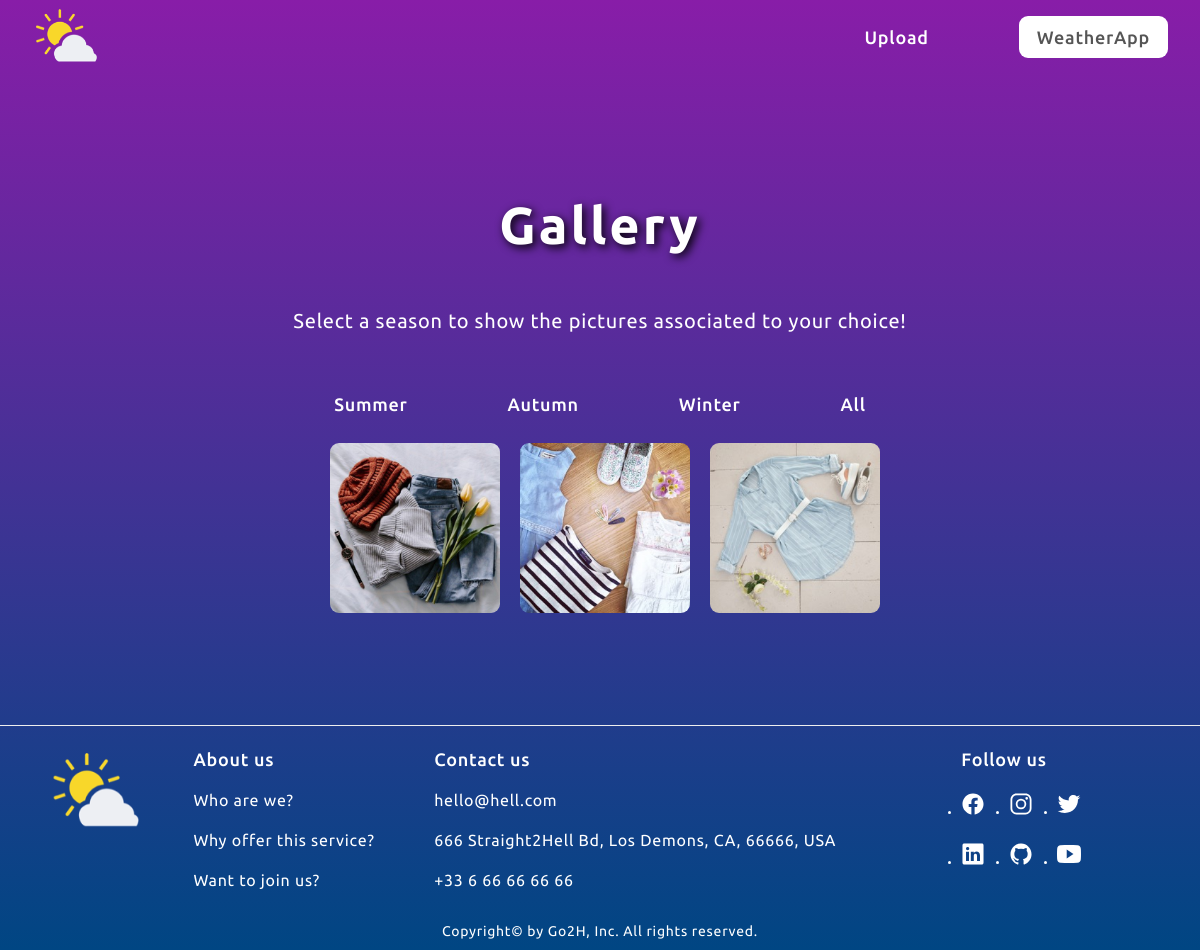
/4, run on the app's committed database.
### tables this page shows
CREATE TABLE categories
                            (id INTEGER PRIMARY KEY AUTOINCREMENT,
                            name VARCHAR(200) NOT NULL);

CREATE TABLE pictures (id INTEGER PRIMARY KEY AUTOINCREMENT,
                name VARCHAR(200) NOT NULL,
                title VARCHAR(20) NOT NULL,
                description VARCHAR(70) NOT NULL,
                path VARCHAR(100) NOT NULL,
                date DATE NOT NULL,
                category_id INTEGER,
                    CONSTRAINT fk_categories
                    FOREIGN KEY (category_id)
                    REFERENCES categories(category_id));

### app.py (the view)
@app.route('/<int:cat_id>')
def show_cat_files(cat_id):
    liste_cat_id = f_get_cat_name_id()
    del liste_cat_id[cat_id-1]
    db = f_get_db()
    cursor_pictures = db.execute("SELECT description, path\
        FROM pictures WHERE category_id = (?)", [cat_id])
    liste_desc_path = cursor_pictures.fetchall()
    return render_template("showgallerycat.html",
                           all_pictures=liste_desc_path,
                           all_cats=liste_cat_id)

### app.py (called while the page is built)
def f_get_db():
    db = getattr(g, '_database', None)
    if db is None:
        db = g._database = sqlite3.connect(DATABASE)
    return db

def f_get_cat_name_id():
    db = f_get_db()
    cursor_cat_id = db.execute("SELECT id, name FROM categories")
    liste_cats_id = []
    for elem in cursor_cat_id:
        liste_cats_id.append([elem[0], elem[1]])
    return liste_cats_id

### templates/showgallerycat.html (shortened to what this page needs)
{% extends "layout.html" %}
{% block styles %}
<link rel="stylesheet" href="{{ url_for('static', filename='css/showgallery.css') }}" />
{% endblock %}
{% block header %}
<ul class="main-nav-list">
  <li>
    <a href="/uploads" class="main-nav-link" title="Straight to uploads page"
      >Upload</a
    >
  </li>
  <li>
    <a
      href="/#top-weather-app"
      class="main-nav-link nav-weather-app"
      title="Back to WeatherApp"
      >WeatherApp</a
    >
  </li>
</ul>
{% endblock %}
{% block main %}
<h2 class="title-gallery heading-primary">Gallery</h2>
<p class="hero-description">Select a season to show the pictures associated to your choice!</p>
<div class="gallery-content">
  <ul class="main-nav-list">
    {% for category in all_cats %}
    <li>
      <a href="/{{ category[0] }}" class="main-nav-link">{{ category[1] }}</a>
    </li>
    {% endfor %}
    <li>
      <a href="/showgallery" class="main-nav-link">All</a>
    </li>
  </ul>
  <div class="gallery-content">
    <figure class="img-container">
      {% for picture in all_pictures %}
        <img
          class="gallery-img"
          src="{{ config['UPLOAD_FOLDER'] }}/{{ picture[1] }}"
          alt="{{ picture[0] }}"
          width="170"
          height="170"
        />
      {% endfor %}
    </figure>
  </div>
</div>
{% endblock %}

### css/general.css (style rules this page uses)
* { margin: 0; padding: 0; box-sizing: border-box; }
html { font-size: 62.5%; overflow-x: hidden; }
body { line-height: 1; letter-spacing: 0.75px; color: white; font-family: "Ubuntu", sans-serif; background: linear-gradient(to top, #004683, #881da8); transition: all 0.3s; overflow-x: hidden; }
.layout { display: grid; grid: "header" auto "main" 1fr "footer" auto / 1fr; gap: 1.8rem; }
.heading-primary, .heading-secondary, .heading-tertiary { font-weight: 700; }
.heading-primary { text-align: center; font-size: 5.2rem; line-height: 1.05; padding: 3.2rem 0 5.2rem 0; }
img { width: 100%; height: auto; }

### css/styles.css (style rules this page uses)
.main-nav-list { list-style: none; display: flex; align-items: center; gap: 12rem; }
.main-nav-list:first-child { margin-left: 1.8rem; }
.main-nav-link:link, .main-nav-link:visited { display: inline-block; padding: 1rem; text-decoration: none; color: inherit; font-weight: 500; font-size: 2.4rem; transition: all 0.3s; }
.main-nav-link.nav-weather-app:link, .main-nav-link.nav-weather-app:visited { padding: 1.2rem 1.8rem; border-radius: 9px; background-color: #fff; color: #555; }
.hero-description { font-size: 2rem; line-height: 1.6; margin-bottom: 4.8rem; }

### css/queries.css (style rules this page uses)
@media (max-width: 81em) { .main-nav-list { gap: 8rem; } }
@media (max-width: 81em) { .main-nav-link:link, .main-nav-link:visited { font-size: 1.8rem; } }

### static/css/showgallery.css (style rules this page uses)
.title-gallery { text-align: center; text-shadow: 0.3rem 0.3rem 1rem black; letter-spacing: 0.3rem; }
.img-container { display: flex; flex-direction: row; flex-wrap: wrap; justify-content: center; overflow: hidden; padding: 2rem; gap: 1rem; }
.gallery-img { height: 17rem; width: 17rem; border-radius: 9px; object-fit: cover; display: block; max-width: 100%; }
.gallery-content ul.main-nav-list { justify-content: center; margin-left: 0; }

### data on the page
categories: name "Summer"
categories: name "Autumn"
categories: name "Winter"
pictures: path (picture)
pictures: path (picture)
pictures: path (picture)
